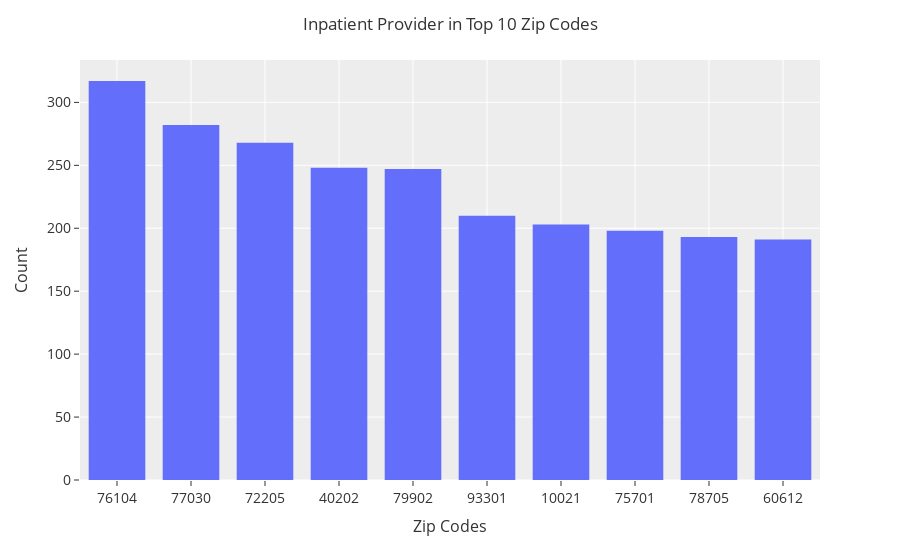

Notebook code cell kept with this figure:
### Code cell
# Inpatient by Zip Code
zipcode_count  = inpatient_df['Provider Zip Code'].value_counts()
zipcode_count = zipcode_count[:10,]
fig = px.histogram(x = zipcode_count.index, y = zipcode_count.values)
fig.update_layout(
    title='Inpatient Provider in Top 10 Zip Codes',
    template='ggplot2',
    xaxis=dict(
        title='Zip Codes',
        titlefont_size=16,
        tickfont_size=14,
    ),
    yaxis=dict(
        title='Count',
        titlefont_size=16,
        tickfont_size=14,
    ),
    legend=dict(
        x=0,
        y=1.0,
    ),
    barmode='group',
    bargap=0.15,
    bargroupgap=0.1 
)
fig.layout.xaxis.type = 'category'
fig.show()

### Figure 1 — Plotly figure (JSON) as saved in the notebook; plotly's stock layout.template omitted (floating-point values rounded to 4 significant figures)
{"data": [{"alignmentgroup": "True", "bingroup": "x", "histfunc": "sum", "hovertemplate": "x=%{x}<br>sum of y=%{y}<extra></extra>", "legendgroup": "", "marker": {"color": "#636efa", "pattern": {"shape": ""}}, "name": "", "offsetgroup": "", "orientation": "v", "showlegend": false, "type": "histogram", "x": [76104, 77030, 72205, 40202, 79902, 93301, 10021, 75701, 78705, 60612], "xaxis": "x", "y": [317, 282, 268, 248, 247, 210, 203, 198, 193, 191], "yaxis": "y"}], "layout": {"bargap": 0.15, "bargroupgap": 0.1, "barmode": "group", "legend": {"tracegroupgap": 0, "x": 0, "y": 1}, "margin": {"t": 60}, "title": {"text": "Inpatient Provider in Top 10 Zip Codes"}, "xaxis": {"anchor": "y", "domain": [0, 1], "tickfont": {"size": 14}, "title": {"font": {"size": 16}, "text": "Zip Codes"}, "type": "category"}, "yaxis": {"anchor": "x", "domain": [0, 1], "tickfont": {"size": 14}, "title": {"font": {"size": 16}, "text": "Count"}}}}
